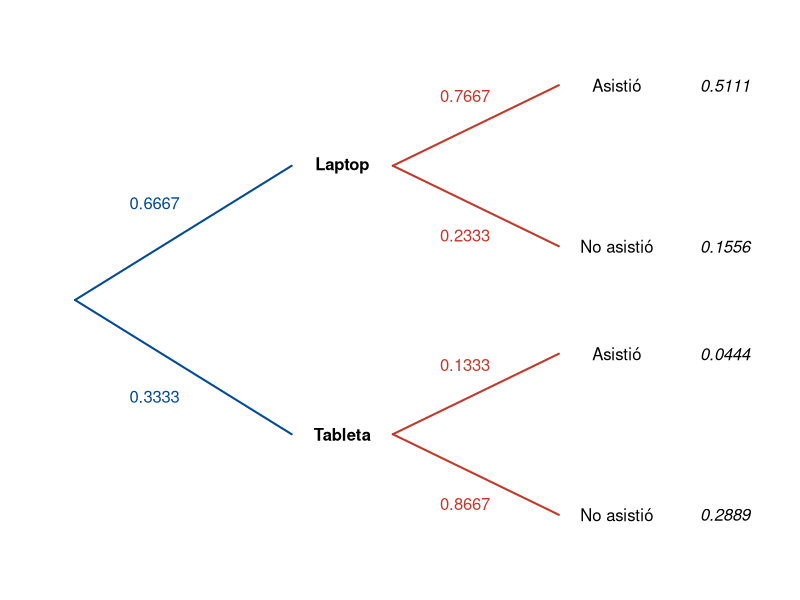

Source code (R):
## ---- chunk 1
knitr::opts_chunk$set(echo = TRUE, message = FALSE, warning = FALSE, comment = NA, collapse = FALSE)
## ---- chunk 2
encuesta <- matrix(c(460,  40,
                     140, 260),
                   nrow = 2, byrow = TRUE,
                   dimnames = list(Conferencia = c("Asistió", "No asistió"),
                                   Dispositivo = c("Laptop", "Tableta")))
addmargins(encuesta)
## ---- chunk 3
round(addmargins(prop.table(encuesta)), 4)
## ---- chunk 4
p <- prop.table(encuesta)
p["Asistió", "Laptop"] + p["No asistió", "Laptop"]   # P(A)
sum(p)                                                # suma de las conjuntas
## ---- chunk 5
round(prop.table(encuesta, margin = 2), 4)
## ---- chunk 6
round(prop.table(encuesta, margin = 1), 4)
## ---- chunk 7
par(mar = c(0.5, 0.5, 0.5, 0.5))
plot(0, 0, type = "n", xlim = c(0, 10), ylim = c(0, 10), axes = FALSE, xlab = "", ylab = "")

# primeras ramas: dispositivo
segments(0.5, 5, 3.5, c(7.5, 2.5), col = "#034A94", lwd = 2)
text(c(1.6, 1.6), c(6.8, 3.2), c("0.6667", "0.3333"), col = "#034A94")
text(c(4.2, 4.2), c(7.5, 2.5), c("Laptop", "Tableta"), font = 2)

# segundas ramas: conferencia, dado el dispositivo
segments(4.9, rep(c(7.5, 2.5), each = 2), 7.2, c(9, 6, 4, 1), col = "#C0392B", lwd = 2)
text(5.9, c(8.8, 6.2, 3.8, 1.2), c("0.7667", "0.2333", "0.1333", "0.8667"), col = "#C0392B")
text(8, c(9, 6, 4, 1), c("Asistió", "No asistió", "Asistió", "No asistió"))

# probabilidades conjuntas
text(9.5, c(9, 6, 4, 1), c("0.5111", "0.1556", "0.0444", "0.2889"), font = 3)
## ---- chunk 8
(3 / 20) * (2 / 19)
## ---- chunk 9
set.seed(2026)
lote <- c(rep("defectuosa", 3), rep("buena", 17))
dos_defectuosas <- replicate(20000, all(sample(lote, size = 2) == "defectuosa"))
mean(dos_defectuosas)
## ---- chunk 10
encuesta["Asistió", "Tableta"] / sum(encuesta)
encuesta["Asistió", "Tableta"] / sum(encuesta[, "Tableta"])
encuesta["Asistió", "Tableta"] / sum(encuesta["Asistió", ])
## ---- chunk 11
sexo_superv <- apply(Titanic, c(2, 4), sum)
sexo_superv
round(prop.table(sexo_superv, margin = 1), 3)   # P(supervivencia | sexo)
round(prop.table(sexo_superv, margin = 2), 3)   # P(sexo | supervivencia)
## ---- chunk 12
(17 / 20) * (3 / 19)
## ---- chunk 13
0.7 * 0.9   # estudia y aprueba
0.3 * 0.4   # no estudia y aprueba
